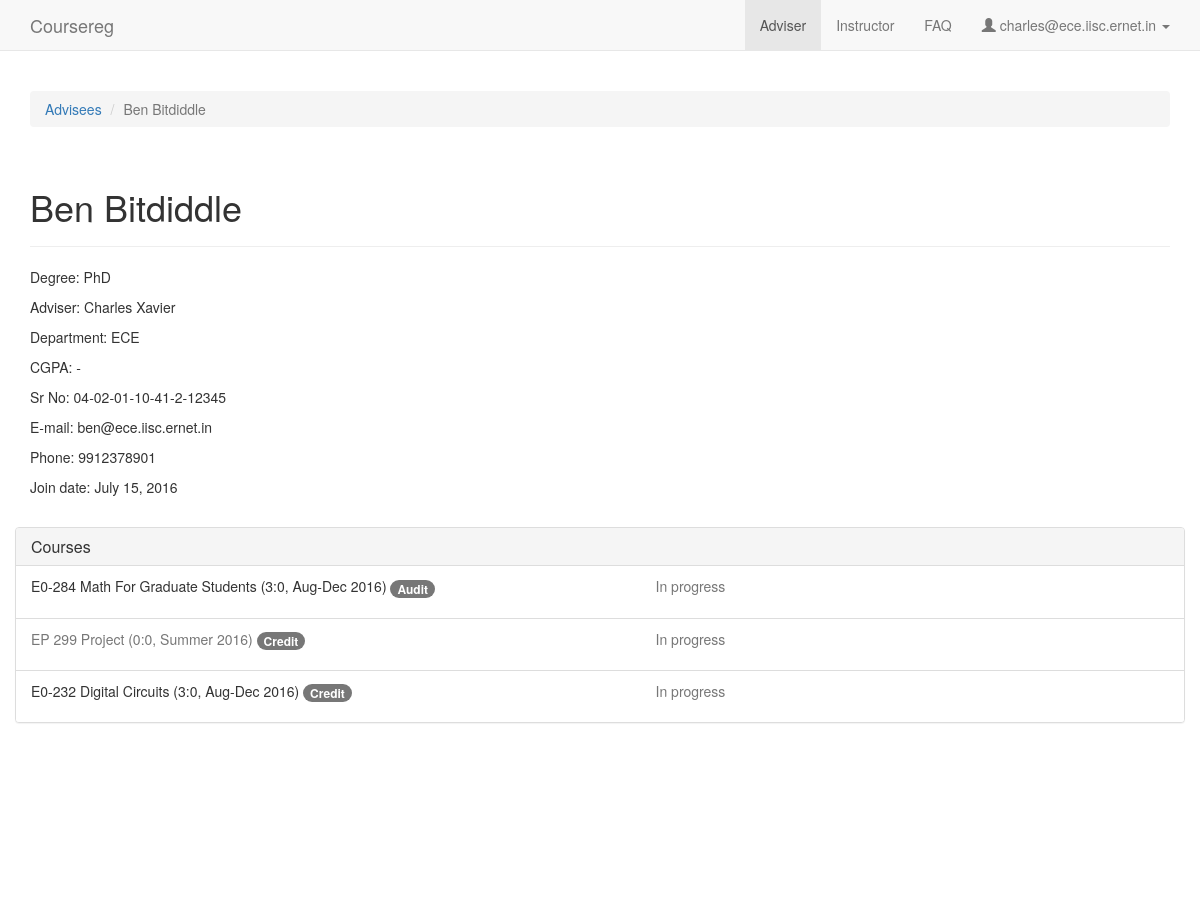
The app's page /adviser/3 (signed in) with its own data.
### coursereg/models.py (models this page shows, shortened)
class User(AbstractBaseUser, PermissionsMixin):
    USER_TYPE_STUDENT = 0
    USER_TYPE_FACULTY = 1
    USER_TYPE_DCC = 2
    USER_TYPE_OTHER = 3
    USER_TYPE_CHOICES = (
        (USER_TYPE_STUDENT, "Student"),
        (USER_TYPE_FACULTY, "Faculty"),
        (USER_TYPE_DCC, "DCC"),
        (USER_TYPE_OTHER, "Other"),
    )
    email = models.EmailField(max_length=254, unique=True)
    full_name = models.CharField(max_length=250)
    user_type = models.IntegerField(default=USER_TYPE_OTHER, choices=USER_TYPE_CHOICES)
    adviser = models.ForeignKey('self', null=True, blank=True, on_delete=models.CASCADE, limit_choices_to={'user_type': USER_TYPE_FACULTY})
    degree = models.ForeignKey(Degree, on_delete=models.CASCADE, null=True, blank=True)
    department = models.ForeignKey(Department, on_delete=models.CASCADE, null=True)
    date_joined = models.DateTimeField(default=timezone.now)
    sr_no = models.CharField(max_length=200, default='-')
    telephone = models.CharField(max_length=100, default='', blank=True)
    is_dcc_review_pending = models.BooleanField(default=False)
    is_dcc_sent_notification = models.BooleanField(default=False)
    is_staff = models.BooleanField(default=False)
    is_active = models.BooleanField(default=True)
    objects = CustomUserManager()
    USERNAME_FIELD = 'email'
    REQUIRED_FIELDS = []
    def cgpa(self):
        if self.user_type == User.USER_TYPE_STUDENT:
            total_credits = 0
            total_grade_points = 0
            for p in Participant.objects.filter(user=self).exclude(is_drop=True).exclude(should_count_towards_cgpa=False):
                if p.registration_type.should_count_towards_cgpa and p.course.should_count_towards_cgpa and p.grade and p.grade.should_count_towards_cgpa:
                    total_credits += p.course.get_num_credits()
                    total_grade_points += float(p.grade.points) * p.course.get_num_credits()
            if total_credits > 0:
                return "%.1f" % (total_grade_points * 1.0 / total_credits)
        return '-'

class Degree(models.Model):
    name = models.CharField(max_length=100)
    is_active = models.BooleanField(default=True)
    def __unicode__(self):
        return self.name

class Department(models.Model):
    name = models.CharField(max_length=100)
    abbreviation = models.CharField(max_length=100, unique=True)
    is_active = models.BooleanField(default=True)
    def __unicode__(self):
        return self.abbreviation

class Participant(models.Model):
    PARTICIPANT_STUDENT = 0
    PARTICIPANT_INSTRUCTOR = 1
    PARTICIPANT_TA = 2
    PARTICIPANT_CHOICES = (
        (PARTICIPANT_STUDENT, 'Student'),
        (PARTICIPANT_INSTRUCTOR, 'Instructor'),
        (PARTICIPANT_TA, 'TA'),
    )
    user = models.ForeignKey('User', on_delete=models.CASCADE)
    course = models.ForeignKey('Course', on_delete=models.CASCADE)
    participant_type = models.IntegerField(default=PARTICIPANT_INSTRUCTOR, choices=PARTICIPANT_CHOICES)
    registration_type = models.ForeignKey('RegistrationType', null=True, blank=True, on_delete=models.CASCADE)
    is_drop = models.BooleanField(default=False)
    grade = models.ForeignKey('Grade', on_delete=models.CASCADE, blank=True, null=True)
    should_count_towards_cgpa = models.BooleanField(default=True)
    lock_from_student = models.BooleanField(default=False)
    is_adviser_reviewed = models.BooleanField(default=False)
    is_instructor_reviewed = models.BooleanField(default=False)
    created_at = models.DateTimeField(auto_now_add=True)
    updated_at = models.DateTimeField(auto_now=True)
    def get_status_desc(self):
        if self.is_drop:
            return 'Dropped this course'
        if self.grade == None:
            if self.user.is_dcc_review_pending:
                return 'In progress'
            else:
                return 'Registered'
        else:
            return self.grade
    def get_reg_type_desc(self):
        if self.is_drop:
            return 'Drop'
        else:
            return self.registration_type

class RegistrationType(models.Model):
    name = models.CharField(max_length=100)
    should_count_towards_cgpa = models.BooleanField(default=True)
    is_active = models.BooleanField(default=True)
    def __unicode__(self):
        return self.name

class Course(models.Model):
    num = models.CharField(max_length=100)
    title = models.CharField(max_length=200)
    department = models.ForeignKey(Department, on_delete=models.CASCADE)
    term = models.ForeignKey(Term)
    credits = models.CharField(max_length=100, default='', verbose_name="Credits (ex: 3:0)")
    should_count_towards_cgpa = models.BooleanField(default=True)
    created_at = models.DateTimeField(auto_now_add=True)
    updated_at = models.DateTimeField(auto_now=True)
    timings = models.CharField(max_length=100, null=True, blank=True)
    description = models.TextField(null=True, blank=True)
    def is_last_reg_date_passed(self):
        return timezone.now() > self.term.last_reg_date
    def is_last_drop_date_passed(self):
        return timezone.now() > self.term.last_drop_date
    def __unicode__(self):
        return self.num + ' ' + self.title + ' (%s, %s)' % (self.credits, self.term)

class Term(models.Model):
    name = models.CharField(max_length=100)
    year = models.CharField(max_length=4)
    start_reg_date = models.DateTimeField(default=timezone.now)
    last_reg_date = models.DateTimeField(default=timezone.now)
    last_adviser_approval_date = models.DateTimeField(default=timezone.now)
    last_instructor_approval_date = models.DateTimeField(default=timezone.now)
    last_cancellation_date = models.DateTimeField(default=timezone.now)
    last_conversion_date = models.DateTimeField(default=timezone.now)
    last_drop_date = models.DateTimeField(default=timezone.now)
    last_grade_date = models.DateTimeField(default=timezone.now)
    is_active = models.BooleanField(default=True)
    def __unicode__(self):
        return '%s %s' % (self.name, self.year)

### coursereg/views/adviser.py (the view)
# urls.py: url(r'^instructor/([0-9]+)$', views.instructor.detail, name='instructor_detail'),
@login_required
def detail(request, student_id):
    student = models.User.objects.get(id=student_id)
    if not request.user == student.adviser:
        raise PermissionDenied
    is_last_reg_date_passed_for_all_courses = not any(not p.course.is_last_reg_date_passed() for p in models.Participant.objects.filter(user=student))
    if settings.WARN_REVIEW_BEFORE_LAST_DATE and not is_last_reg_date_passed_for_all_courses:
        messages.warning(request, 'Registration is still open. Visit this page after the last application date.')
    context = {
        'user_type': 'faculty',
        'nav_active': 'adviser',
        'user_email': request.user.email,
        'student': student,
        'reg_types': models.RegistrationType.objects.filter(is_active=True),
        'is_manual_faculty_review_enabled': settings.MANUAL_FACULTY_REVIEW,
        'can_adviser_add_courses_for_students': settings.CAN_ADVISER_ADD_COURSES_FOR_STUDENTS,
        'notifications': [(n.created_at, models.Notification.ORIGIN_CHOICES[n.origin][1], n.message)
            for n in models.Notification.objects.filter(user=student, is_adviser_acknowledged=False).order_by('-created_at')],
        'participants': list(models.Participant.objects.filter(user=student).order_by('-course__term__last_reg_date')),
        'is_adviser_review_needed': models.Participant.objects.filter(user=student, is_adviser_reviewed=False),
        'courses': models.Course.objects.filter(term__last_adviser_approval_date__gte=timezone.now(),
                                                term__start_reg_date__lte=timezone.now())
    }
    if not settings.MANUAL_FACULTY_REVIEW:
        models.Participant.objects.filter(user=student, is_adviser_reviewed=False).update(is_adviser_reviewed=True)
    return render(request, 'coursereg/adviser_detail.html', context)

### coursereg/templates/coursereg/adviser_detail.html (shortened to what this page needs)
{% extends "coursereg/base.html" %}
{% block body %}
{% include "coursereg/nav.html" %}
<div class="container" id="maincontainer">
    <div class="row top-buffer-1">
        <div class="col-md-12">
            <ol class="breadcrumb">
                <li class="breadcrumb-item"><a href="{% url 'coursereg:adviser' %}">Advisees</a></li>
                <li class="breadcrumb-item active">{{ student.full_name }}</li>
            </ol>
        </div>
    </div>
    <div class="row">
        <div class="col-md-12">
            <div class="page-header">
                <h1>{{ student.full_name }}</h1>
            </div>
            <p>Degree: {{ student.degree }}</p>
            <p>Adviser: {{ student.adviser.full_name }}</p>
            <p>Department: {{ student.department }}</p>
            <p>CGPA: {{ student.cgpa }}</p>
            <p>Sr No: {{ student.sr_no }}</p>
            <p>E-mail: {{ student.email }}</p>
            <p>Phone: {{ student.telephone }}</p>
            <p>Join date: {{ student.date_joined|date:'N j, Y' }}</p>
        </div>
    </div>
    {% if participants %}
    <div class="row top-buffer-1">
        <div class="panel panel-default">
            <div class="panel-heading">
                <h3 class="panel-title">Courses</h3>
            </div>
            <ul class="list-group">
                {% for participant in participants %}
                <li class="list-group-item">
                    <div class="row">
                        <div class="col-md-12 col-xs-12">
                            <div class="row">
                                <div class="col-md-11 col-xs-10">
                                    <div class="row">
                                        <div class="col-md-7 col-xs-12">
                                            {% if participant.should_count_towards_cgpa %}
                                            <p>
                                            {% else %}
                                            <p class="text-muted">
                                            {% endif %}
                                                {{ participant.course }}
                                                <span class="badge">{{ participant.get_reg_type_desc }}</span>
                                            </p>
                                        </div>
                                        <div class="col-md-5 col-xs-12">
                                            <p class="text-muted">
                                                {{ participant.get_status_desc }}
                                            </p>
                                        </div>
                                    </div>
                                </div>
                                <div class="col-md-1 col-xs-2">
                                </div>
                            </div>
                        </div>
                    </div>
                </li>
                {% endfor %}
            </ul>
        </div>
    </div>
    {% endif %}
</div>
{% endblock %}
{% block head %}
{% load staticfiles %}
<link href="{% static 'coursereg/css/select2.min.css' %}" rel="stylesheet">
<link href="{% static 'coursereg/css/select2-bootstrap.min.css' %}" rel="stylesheet">
{% endblock %}
{% block script %}
{% load staticfiles %}
{% endblock %}

### coursereg/templates/coursereg/nav.html (shortened to what this page needs)
<nav class="navbar navbar-default navbar-static-top">
    <div class="container">
        <div class="navbar-header">
            <a class="navbar-brand" href="{% url 'coursereg:index' %}">Coursereg</a>
        </div>
        <div id="navbar" class="navbar-collapse collapse">
            <ul class="nav navbar-nav navbar-right">
                {% if user_type == 'faculty' %}
                    {% if nav_active == 'adviser' %}
                    <li class="active"><a href="{% url 'coursereg:adviser' %}">Adviser</a></li>
                    {% else %}
                    <li><a href="{% url 'coursereg:adviser' %}">Adviser</a></li>
                    {% endif %}
                    {% if nav_active == 'instructor' %}
                    <li class="active"><a href="{% url 'coursereg:instructor' %}">Instructor</a></li>
                    {% else %}
                    <li><a href="{% url 'coursereg:instructor' %}">Instructor</a></li>
                    {% endif %}
                {% endif %}
                {% if nav_active == 'faq' %}
                <li class="active"><a href="{% url 'coursereg:faq' %}">FAQ</a></li>
                {% else %}
                <li><a href="{% url 'coursereg:faq' %}">FAQ</a></li>
                {% endif %}
                <li class="dropdown">
                    <a href="#" class="dropdown-toggle" data-toggle="dropdown" role="button" aria-haspopup="true" aria-expanded="false">
                        <span class="glyphicon glyphicon-user" aria-hidden="true"></span>
                        {{ user_email }}
                        <span class="caret"></span>
                    </a>
                </li>
            </ul>
        </div>
    </div>
</nav>

### coursereg/static/coursereg/css/coursereg.css (style rules this page uses)
.top-buffer-1 { margin-top: 20px; }
.row { word-break:break-all; }
#maincontainer { margin-bottom: 50px; min-height: 800px; }

### records on screen
User: email "charles@ece.iisc.ernet.in"
User: full_name "Ben Bitdiddle", degree "PhD", adviser.full_name "Charles Xavier", department "ECE", cgpa "-", sr_no "04-02-01-10-41-2-12345", email "ben@ece.iisc.ernet.in", telephone "9912378901", date_joined "July 15, 2016"
Participant: course "E0-284 Math For Graduate Students (3:0, Aug-Dec 2016)", get_reg_type_desc "Audit", get_status_desc "In progress"
Participant: course "EP 299 Project (0:0, Summer 2016)", get_reg_type_desc "Credit", get_status_desc "In progress"
Participant: course "E0-232 Digital Circuits (3:0, Aug-Dec 2016)", get_reg_type_desc "Credit", get_status_desc "In progress"
